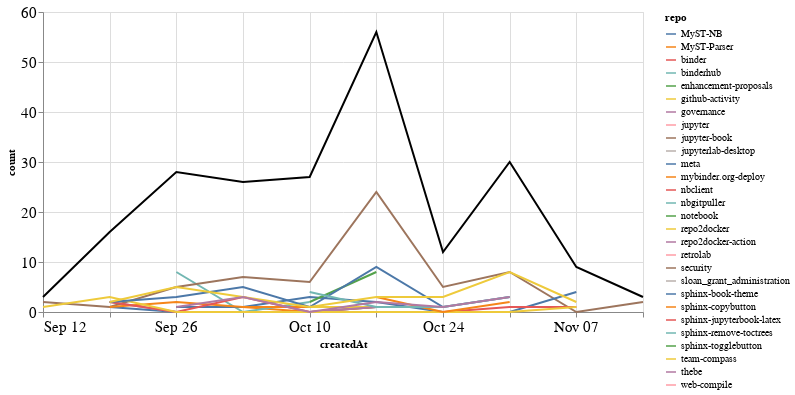

Write notebook code for a chart like this one.
### Markdown cell above
### Comments

### Code cell
comments_time = comments.groupby('repo').resample('W', on='createdAt').count()['author'].reset_index()
comments_time = comments_time.rename(columns={'author': 'count'})
comments_time_total = comments_time.groupby('createdAt').agg({"count": "sum"}).reset_index()
ch1 = alt.Chart(comments_time, width=600).mark_line().encode(
    x='createdAt',
    y='count',
    color='repo',
    tooltip="repo"
)

ch2 = alt.Chart(comments_time_total, width=600).mark_line(color="black").encode(
    x='createdAt',
    y='count',
)

ch1 + ch2

### Figure 1 — Vega-Lite specification as saved in the notebook (floating-point values rounded to 4 significant figures)
{"config": {"axisLeft": {"labelFontSize": 15}, "axisBottom": {"labelFontSize": 15}}, "layer": [{"data": {"name": "data-8b4ea65bde9ac352443bff99c153c5de"}, "mark": "line", "encoding": {"color": {"type": "nominal", "field": "repo"}, "tooltip": {"type": "nominal", "field": "repo"}, "x": {"type": "temporal", "field": "createdAt"}, "y": {"type": "quantitative", "field": "count"}}, "width": 600}, {"data": {"name": "data-e84a0e365376a5ad40bae30dd070e437"}, "mark": {"type": "line", "color": "black"}, "encoding": {"x": {"type": "temporal", "field": "createdAt"}, "y": {"type": "quantitative", "field": "count"}}, "width": 600}], "$schema": "https://vega.github.io/schema/vega-lite/v4.8.1.json", "datasets": {"data-8b4ea65bde9ac352443bff99c153c5de": [{"repo": "MyST-NB", "createdAt": "2021-09-19T00:00:00", "count": 1}, {"repo": "MyST-NB", "createdAt": "2021-09-26T00:00:00", "count": 0}, {"repo": "MyST-NB", "createdAt": "2021-10-03T00:00:00", "count": 0}, {"repo": "MyST-NB", "createdAt": "2021-10-10T00:00:00", "count": 0}, {"repo": "MyST-NB", "createdAt": "2021-10-17T00:00:00", "count": 1}, {"repo": "MyST-NB", "createdAt": "2021-10-24T00:00:00", "count": 1}, {"repo": "MyST-Parser", "createdAt": "2021-09-26T00:00:00", "count": 1}, {"repo": "MyST-Parser", "createdAt": "2021-10-03T00:00:00", "count": 1}, {"repo": "MyST-Parser", "createdAt": "2021-10-10T00:00:00", "count": 0}, {"repo": "MyST-Parser", "createdAt": "2021-10-17T00:00:00", "count": 1}, {"repo": "binder", "createdAt": "2021-09-19T00:00:00", "count": 1}, {"repo": "binderhub", "createdAt": "2021-09-26T00:00:00", "count": 8}, {"repo": "binderhub", "createdAt": "2021-10-03T00:00:00", "count": 0}, {"repo": "binderhub", "createdAt": "2021-10-10T00:00:00", "count": 2}, {"repo": "enhancement-proposals", "createdAt": "2021-10-10T00:00:00", "count": 2}, {"repo": "github-activity", "createdAt": "2021-10-10T00:00:00", "count": 1}, {"repo": "github-activity", "createdAt": "2021-10-17T00:00:00", "count": 1}, {"repo": "governance", "createdAt": "2021-09-19T00:00:00", "count": 2}, {"repo": "governance", "createdAt": "2021-09-26T00:00:00", "count": 0}, {"repo": "governance", "createdAt": "2021-10-03T00:00:00", "count": 0}, {"repo": "governance", "createdAt": "2021-10-10T00:00:00", "count": 0}, {"repo": "governance", "createdAt": "2021-10-17T00:00:00", "count": 1}, {"repo": "jupyter", "createdAt": "2021-11-14T00:00:00", "count": 1}, {"repo": "jupyter-book", "createdAt": "2021-09-12T00:00:00", "count": 2}, {"repo": "jupyter-book", "createdAt": "2021-09-19T00:00:00", "count": 1}, {"repo": "jupyter-book", "createdAt": "2021-09-26T00:00:00", "count": 5}, {"repo": "jupyter-book", "createdAt": "2021-10-03T00:00:00", "count": 7}, {"repo": "jupyter-book", "createdAt": "2021-10-10T00:00:00", "count": 6}, {"repo": "jupyter-book", "createdAt": "2021-10-17T00:00:00", "count": 24}, {"repo": "jupyter-book", "createdAt": "2021-10-24T00:00:00", "count": 5}, {"repo": "jupyter-book", "createdAt": "2021-10-31T00:00:00", "count": 8}, {"repo": "jupyter-book", "createdAt": "2021-11-07T00:00:00", "count": 0}, {"repo": "jupyter-book", "createdAt": "2021-11-14T00:00:00", "count": 2}, {"repo": "jupyterlab-desktop", "createdAt": "2021-09-26T00:00:00", "count": 1}, {"repo": "meta", "createdAt": "2021-09-26T00:00:00", "count": 1}, {"repo": "meta", "createdAt": "2021-10-03T00:00:00", "count": 1}, {"repo": "meta", "createdAt": "2021-10-10T00:00:00", "count": 3}, {"repo": "meta", "createdAt": "2021-10-17T00:00:00", "count": 2}, {"repo": "meta", "createdAt": "2021-10-24T00:00:00", "count": 0}, {"repo": "meta", "createdAt": "2021-10-31T00:00:00", "count": 0}, {"repo": "meta", "createdAt": "2021-11-07T00:00:00", "count": 4}, {"repo": "mybinder.org-deploy", "createdAt": "2021-09-19T00:00:00", "count": 1}, {"repo": "mybinder.org-deploy", "createdAt": "2021-09-26T00:00:00", "count": 2}, {"repo": "mybinder.org-deploy", "createdAt": "2021-10-03T00:00:00", "count": 1}, {"repo": "mybinder.org-deploy", "createdAt": "2021-10-10T00:00:00", "count": 1}, {"repo": "nbclient", "createdAt": "2021-09-19T00:00:00", "count": 2}, {"repo": "nbclient", "createdAt": "2021-09-26T00:00:00", "count": 0}, {"repo": "nbclient", "createdAt": "2021-10-03T00:00:00", "count": 3}, {"repo": "nbclient", "createdAt": "2021-10-10T00:00:00", "count": 0}, {"repo": "nbclient", "createdAt": "2021-10-17T00:00:00", "count": 0}, {"repo": "nbclient", "createdAt": "2021-10-24T00:00:00", "count": 0}, {"repo": "nbclient", "createdAt": "2021-10-31T00:00:00", "count": 1}, {"repo": "nbclient", "createdAt": "2021-11-07T00:00:00", "count": 1}, {"repo": "nbgitpuller", "createdAt": "2021-11-07T00:00:00", "count": 1}, {"repo": "notebook", "createdAt": "2021-10-10T00:00:00", "count": 2}, {"repo": "notebook", "createdAt": "2021-10-17T00:00:00", "count": 8}, {"repo": "repo2docker", "createdAt": "2021-09-12T00:00:00", "count": 1}, {"repo": "repo2docker", "createdAt": "2021-09-19T00:00:00", "count": 3}, {"repo": "repo2docker", "createdAt": "2021-09-26T00:00:00", "count": 0}, {"repo": "repo2docker", "createdAt": "2021-10-03T00:00:00", "count": 0}, {"repo": "repo2docker", "createdAt": "2021-10-10T00:00:00", "count": 0}, {"repo": "repo2docker", "createdAt": "2021-10-17T00:00:00", "count": 0}, {"repo": "repo2docker", "createdAt": "2021-10-24T00:00:00", "count": 0}, {"repo": "repo2docker", "createdAt": "2021-10-31T00:00:00", "count": 0}, {"repo": "repo2docker", "createdAt": "2021-11-07T00:00:00", "count": 1}, {"repo": "repo2docker-action", "createdAt": "2021-09-19T00:00:00", "count": 1}, {"repo": "retrolab", "createdAt": "2021-10-31T00:00:00", "count": 1}, {"repo": "security", "createdAt": "2021-10-03T00:00:00", "count": 1}, {"repo": "sloan_grant_administration", "createdAt": "2021-10-10T00:00:00", "count": 4}, {"repo": "sphinx-book-theme", "createdAt": "2021-09-19T00:00:00", "count": 2}, {"repo": "sphinx-book-theme", "createdAt": "2021-09-26T00:00:00", "count": 3}, {"repo": "sphinx-book-theme", "createdAt": "2021-10-03T00:00:00", "count": 5}, {"repo": "sphinx-book-theme", "createdAt": "2021-10-10T00:00:00", "count": 1}, {"repo": "sphinx-book-theme", "createdAt": "2021-10-17T00:00:00", "count": 9}, {"repo": "sphinx-book-theme", "createdAt": "2021-10-24T00:00:00", "count": 1}, {"repo": "sphinx-book-theme", "createdAt": "2021-10-31T00:00:00", "count": 3}, {"repo": "sphinx-copybutton", "createdAt": "2021-10-17T00:00:00", "count": 3}, {"repo": "sphinx-copybutton", "createdAt": "2021-10-24T00:00:00", "count": 0}, {"repo": "sphinx-copybutton", "createdAt": "2021-10-31T00:00:00", "count": 2}, {"repo": "sphinx-jupyterbook-latex", "createdAt": "2021-10-03T00:00:00", "count": 1}, {"repo": "sphinx-remove-toctrees", "createdAt": "2021-10-10T00:00:00", "count": 4}, {"repo": "sphinx-remove-toctrees", "createdAt": "2021-10-17T00:00:00", "count": 1}, {"repo": "sphinx-remove-toctrees", "createdAt": "2021-10-24T00:00:00", "count": 1}, {"repo": "sphinx-remove-toctrees", "createdAt": "2021-10-31T00:00:00", "count": 3}, {"repo": "sphinx-togglebutton", "createdAt": "2021-10-31T00:00:00", "count": 1}, {"repo": "team-compass", "createdAt": "2021-09-19T00:00:00", "count": 2}, {"repo": "team-compass", "createdAt": "2021-09-26T00:00:00", "count": 5}, {"repo": "team-compass", "createdAt": "2021-10-03T00:00:00", "count": 3}, {"repo": "team-compass", "createdAt": "2021-10-10T00:00:00", "count": 1}, {"repo": "team-compass", "createdAt": "2021-10-17T00:00:00", "count": 3}, {"repo": "team-compass", "createdAt": "2021-10-24T00:00:00", "count": 3}, {"repo": "team-compass", "createdAt": "2021-10-31T00:00:00", "count": 8}, {"repo": "team-compass", "createdAt": "2021-11-07T00:00:00", "count": 2}, {"repo": "thebe", "createdAt": "2021-09-26T00:00:00", "count": 1}, {"repo": "thebe", "createdAt": "2021-10-03T00:00:00", "count": 3}, {"repo": "thebe", "createdAt": "2021-10-10T00:00:00", "count": 0}, {"repo": "thebe", "createdAt": "2021-10-17T00:00:00", "count": 2}, {"repo": "thebe", "createdAt": "2021-10-24T00:00:00", "count": 1}, {"repo": "thebe", "createdAt": "2021-10-31T00:00:00", "count": 3}, {"repo": "web-compile", "createdAt": "2021-09-26T00:00:00", "count": 1}], "data-e84a0e365376a5ad40bae30dd070e437": [{"createdAt": "2021-09-12T00:00:00", "count": 3}, {"createdAt": "2021-09-19T00:00:00", "count": 16}, {"createdAt": "2021-09-26T00:00:00", "count": 28}, {"createdAt": "2021-10-03T00:00:00", "count": 26}, {"createdAt": "2021-10-10T00:00:00", "count": 27}, {"createdAt": "2021-10-17T00:00:00", "count": 56}, {"createdAt": "2021-10-24T00:00:00", "count": 12}, {"createdAt": "2021-10-31T00:00:00", "count": 30}, {"createdAt": "2021-11-07T00:00:00", "count": 9}, {"createdAt": "2021-11-14T00:00:00", "count": 3}]}}
